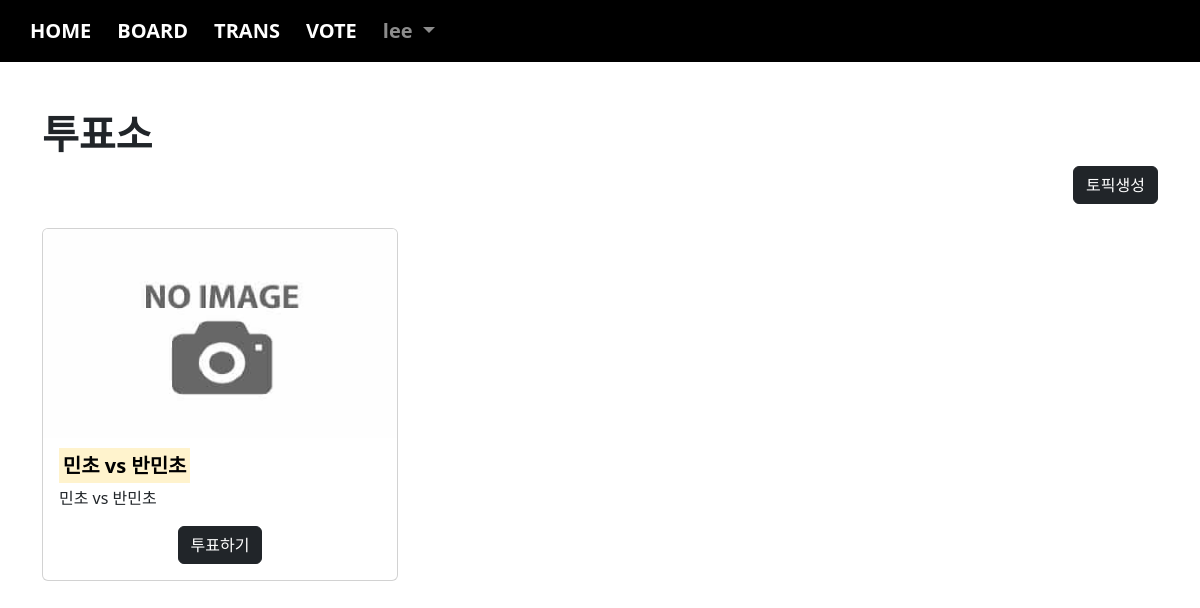
The app's page /vote/index/ (signed in) with its own data.
### acc/models.py (models this page shows)
class User(AbstractUser):
    comment = models.TextField(blank=True)
    point = models.IntegerField(default=0)
    pic = models.ImageField(upload_to="user/%y") # %m 월  %d 일
    def getpic(self):
        if self.pic:
            return self.pic.url
        return "/media/noimage.png"

### vote/models.py (models this page shows, shortened)
class Topic(models.Model):
    subject = models.CharField(max_length=100)
    maker = models.ForeignKey(User, on_delete=models.CASCADE, related_name="maker")
    content = models.TextField(blank=True)
    voter = models.ManyToManyField(User, blank=True, related_name="voter")

### vote/views.py (the view)
# urls.py: path('index/', views.index, name="index"),
def index(request):
    if request.user.is_anonymous:  # 인증된 사용자만 vote페이지 들어갈 수 있도록.
        return redirect("acc:login")
    t = Topic.objects.all()
    context = {
        "tset" : t
    }
    return render(request, "vote/index.html", context)

### templates/vote/index.html
{% extends 'base.html' %}
{% block con %}
    <h1><b>투표소</b></h1>
    <div class="text-end">
        <a href="{% url 'vote:create' %}" class="btn btn-dark">토픽생성</a>
    </div>
    <div class="row">
        <div class="col-sm-4 mt-4">
            {% for i in tset %}
                <div class="card">
                    <img src="{{ i.maker.getpic }}" width="100%" class="card-img-top" alt="...">
                    <div class="card-body" {% if user in i.voter.all %} style="background-color: rgba(255, 217, 0, 0.178);" {% endif %}>
                        <h5 class="card-title"><b><mark>{{ i.subject }}</mark></b></h5>
                        <p class="card-text">{{ i.content|truncatewords:10  }}</p>
                        <div class="text-center">
                            {% if user in i.voter.all %}
                                <a href="{% url 'vote:detail' i.id %}" class="btn btn-dark">결과보기
                            {% else %}
                                <a href="{% url 'vote:detail' i.id %}" class="btn btn-dark">투표하기
                            {% endif %}
                            </a>
                        </div>
                    </div>
                </div>
            {% endfor %}
        </div>
    </div>
{% endblock %}

### templates/base.html (shortened to what this page needs)
<!doctype html>
<html lang="en">
    <head>
        <link href="https://cdn.jsdelivr.net/npm/bootstrap@5.2.2/dist/css/bootstrap.min.css" rel="stylesheet">
    </head>
    <body>
        {% if user.is_authenticated %}
            <nav class="navbar navbar-expand-lg navbar-dark" style="background-color: rgb(0, 0, 0);">
                <div class="container-fluid">
                    <div class="collapse navbar-collapse" id="navbarSupportedContent">
                        <ul class="navbar-nav me-auto mb-2 mb-lg-0">
                            <li class="nav-item">
                                <a class="nav-link active" aria-current="page" href="{% url 'acc:index' %}">HOME</a>
                            </li>
                            <li class="nav-item">
                                <a class="nav-link active" aria-current="page" href="{% url 'board:index' %}">BOARD</a>
                            </li>
                            <li class="nav-item">
                                <a class="nav-link active" aria-current="page" href="{% url 'board:index' %}">TRANS</a>
                            </li>
                            <li class="nav-item">
                                <a class="nav-link active" aria-current="page" href="{% url 'vote:index' %}">VOTE</a>
                            </li>
                            <li class="nav-item dropdown">
                                <a class="nav-link dropdown-toggle" href="#" role="button" data-bs-toggle="dropdown" aria-expanded="false">
                                    {{ user }}
                                </a>
                            </li>
                        </ul>
                    </div>
                </div>
            </nav>
        {% endif %}
        <div class="container mt-5 mb-5">
            {% block con %}
            {% endblock %}
        </div>
    </body>
</html>

### templates/base.html (style rules this page uses)
.nav-item { font-size: 20px; font-weight: bold; margin-left: 10px; }

### records on screen
User: username "lee"
Topic: subject "민초 vs 반민초", content "민초 vs 반민초", shows "투표하기"
